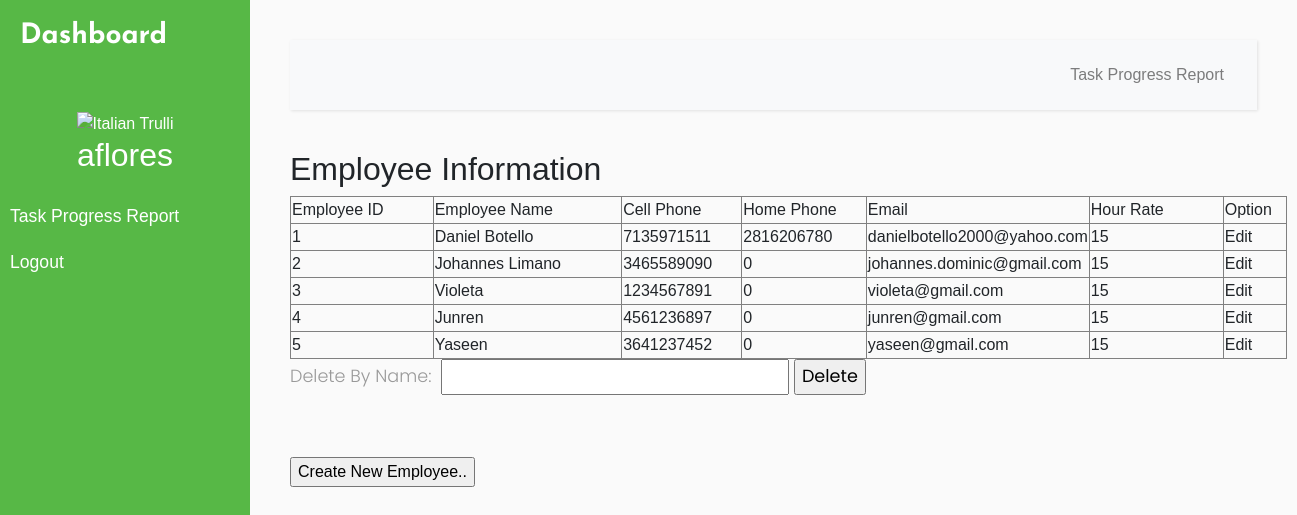
Page /employees.php (signed in) on the committed database.
### tables this page shows
CREATE TABLE USER_LOGIN(
	Username varchar(15) PRIMARY KEY NOT NULL,
    ClientID int(6),
    EmployeeID int(6),
    PasswordHash BINARY(20) NOT NULL,
    Salt BINARY(20) NOT NULL,
    FOREIGN KEY (ClientID) REFERENCES client(ClientID),
    FOREIGN KEY (EmployeeID) REFERENCES employee(EmployeeID)
);

CREATE TABLE MENU(
	MenuID int(6) PRIMARY KEY AUTO_INCREMENT,
    MenuName varchar(30) NOT NULL,
    url varchar(50)
);

CREATE TABLE EMPLOYEE (
	EmployeeID int(6) PRIMARY KEY NOT NULL AUTO_INCREMENT,
    EmployeeName varchar(30),
    Phone1 bigint(10),
    Phone2 bigint(10),
    Email varchar(50),
    HourlyRate double
);

### Module/Login/session.php (called while the page is built, shortened)
<?php
$user_check=$_SESSION['login_user'];
$ses_sql=mysqli_query($conn,"SELECT Username, EmployeeName FROM `USER_LOGIN` a INNER JOIN `EMPLOYEE` b ON a.EmployeeID = b.EmployeeID AND Username = '".$user_check."'");
$row = mysqli_fetch_assoc($ses_sql);
$login_session = $row['Username'];
if(!isset($login_session)){
    $ses_sql=mysqli_query($conn,"SELECT Username, ClientName FROM `USER_LOGIN` a INNER JOIN `CLIENT` b ON a.ClientID = b.ClientID AND Username = '".$user_check."'");
    $row = mysqli_fetch_assoc($ses_sql);
    $login_session = $row['Username'];
}
?>

### employees.php (the view, shortened to what this page needs)
<?php require_once('Connections/remotesql.php'); ?>
<?php include 'Source/connect.php';?>
<?php include('Module/Login/session.php'); ?>
<?php
$query_Recordset1 = "SELECT * FROM EMPLOYEE ORDER BY EmployeeID ASC";
$Recordset1 = mysql_query($query_Recordset1, $remotesql) or die(mysql_error());
$row_Recordset1 = mysql_fetch_assoc($Recordset1);
?>
<!DOCTYPE html>
<html>
<head>
    <link rel="stylesheet" href="https://stackpath.bootstrapcdn.com/bootstrap/4.1.0/css/bootstrap.min.css">
    <link rel="stylesheet" href="style2.css">
    <link rel="stylesheet" href="https://cdnjs.cloudflare.com/ajax/libs/malihu-custom-scrollbar-plugin/3.1.5/jquery.mCustomScrollbar.min.css">
</head>
<body>
    <div class="wrapper">
        <nav id="sidebar">
            <div class="sidebar-header">
                <h3 >Dashboard</h3>
            </div>
            <ul class="list-unstyled components">
                <div class="nav-image">
                <img src="https://avatar-management--avatars.us-west-2.prod.public.atl-paas.net/default-avatar.png" alt="Italian Trulli">
                <h2><? echo $login_session?></h2>
                </div>
                 <? $sql_menu = "SELECT MENU.MenuName, MENU.url FROM MENU, ASSIGNED_MENU WHERE MENU.MenuID = ASSIGNED_MENU.MenuID AND ASSIGNED_MENU.Username = '$login_session'";
                $result_menu = $conn->query($sql_menu);
                while($row_menu = $result_menu->fetch_array()){
                ?>
                <li>
                <a href="<? echo $row_menu[1]; ?>"><div onclick="pageClick(this)"> <? echo $row_menu[0]; ?> </div></a>
                </li>
                <?
                }
                ?>
                <li>
                    <a href="#" id="menu-logout">Logout</a>
                </li>
            </ul>
        </nav>
        <div id="content">
            <nav class="navbar navbar-expand-lg navbar-light bg-light">
                <div class="container-fluid">
                    <div class="collapse navbar-collapse" id="navbarSupportedContent">
                        <ul class="nav navbar-nav ml-auto">
                            <? $sql_menu = "SELECT MENU.MenuName, MENU.url FROM MENU, ASSIGNED_MENU WHERE MENU.MenuID = ASSIGNED_MENU.MenuID AND ASSIGNED_MENU.Username = '$login_session'";
                                $result_menu = $conn->query($sql_menu);
                                while($row_menu = $result_menu->fetch_array()){
?>
                <li class="nav-item">
                <a class="nav-link" href="<? echo $row_menu[1]; ?>" ><div onclick="pageClick(this)"> <? echo $row_menu[0]; ?> </div></a>
                </li>
                  <?
                    }
                    ?>
                        </ul>
                    </div>
                </div>
            </nav>
            <h2>Employee Information</h2>
		  <form name="form1" method="POST">
		    <table width="997" border="1">
		      <tr>
		        <td width="152">Employee ID</td>
		        <td width="204">Employee Name</td>
		        <td width="124">Cell Phone</td>
		        <td width="129">Home Phone</td>
		        <td width="130">Email</td>
		        <td width="147">Hour Rate</td>
		        <td width="65">Option</td>
	          </tr>
		      <?php do { ?>
	          <tr>
	            <td><?php echo $row_Recordset1['EmployeeID']; ?></td>
	            <td><?php echo $row_Recordset1['EmployeeName']; ?></td>
	            <td><?php echo $row_Recordset1['Phone1']; ?></td>
	            <td><?php echo $row_Recordset1['Phone2']; ?></td>
	            <td><?php echo $row_Recordset1['Email']; ?></td>
	            <td><?php echo $row_Recordset1['HourlyRate']; ?></td>
	            <td><a href="editEmployee.php?id=<?php echo $row_Recordset1['EmployeeID']; ?>">Edit</a></td>
              </tr>
		        <?php } while ($row_Recordset1 = mysql_fetch_assoc($Recordset1)); ?>
	        </table>
		    <p>Delete By Name:
		      <input type="text" name="deletefield" id="deletefield">
		      <input type="submit" name="button" id="button" value="Delete">
		    </p>
		    <p>&nbsp;</p>
		  </form>
         <a href="addEmployee.php"> <input name="" type="button" class="leftTiyle" value="Create New Employee.."></a>
		</div>
        </div>
</body>
</html>

### style2.css (style rules this page uses)
body { font-family: 'Ubuntu-Bold', sans-serif; background: #fafafa; }
p { font-family: 'Poppins', sans-serif; font-size: 1.1em; font-weight: 300; line-height: 1.7em; color: #999; }
a, a:hover, a:focus { color: inherit; text-decoration: none; transition: all 0.3s; }
.navbar { padding: 15px 10px; background: #fff; border: none; border-radius: 0; margin-bottom: 40px; box-shadow: 1px 1px 3px rgba(0, 0, 0, 0.1); }
.wrapper { display: flex; width: 100%; }
#sidebar { width: 250px; position: fixed; top: 0; left: 0; height: 100vh; z-index: 999; background: #57b846; color: #fff; transition: all 0.3s; }
#sidebar .sidebar-header { padding: 20px; font-family: 'JosefinSans-Bold',sans-serif; background: #57b846; }
#sidebar .nav-image { text-align: center; padding: 10px 20px; }
#sidebar ul.components { padding: 20px 0; border-bottom: 1px solid #57b846; }
#sidebar ul li a { padding: 10px; font-size: 1.1em; display: block; }
#content { width: calc(100% - 250px); padding: 40px; min-height: 100vh; transition: all 0.3s; position: absolute; top: 0; right: 0; }

### employees.php (style rules this page uses)
img { max-height: 66%; max-width: 66%; margin-left: auto; margin-right: auto; }

### rows in the picture
user_login: Username "aflores"
menu: MenuName "Task Progress Report"
employee: EmployeeID "1", EmployeeName "Daniel Botello", Phone1 "7135971511", Phone2 "2816206780", Email "danielbotello2000@yahoo.com", HourlyRate "15"
employee: EmployeeID "2", EmployeeName "Johannes Limano", Phone1 "3465589090", Phone2 "0", Email "johannes.dominic@gmail.com", HourlyRate "15"
employee: EmployeeID "3", EmployeeName "Violeta", Phone1 "1234567891", Phone2 "0", Email "violeta@gmail.com", HourlyRate "15"
employee: EmployeeID "4", EmployeeName "Junren", Phone1 "4561236897", Phone2 "0", Email "junren@gmail.com", HourlyRate "15"
employee: EmployeeID "5", EmployeeName "Yaseen", Phone1 "3641237452", Phone2 "0", Email "yaseen@gmail.com", HourlyRate "15"
